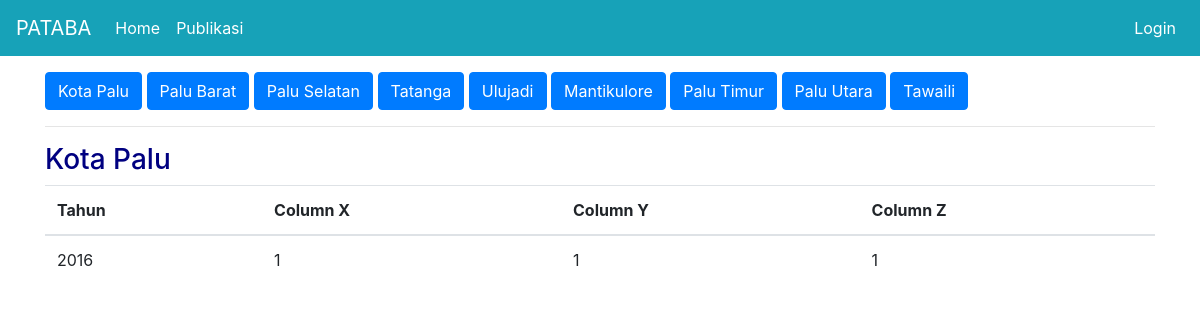
The page /publikasi/b on the database as committed earlier.
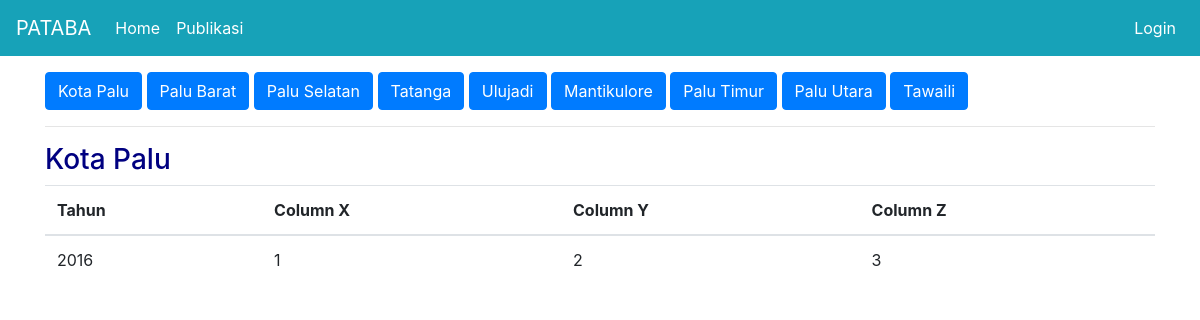
The same page on the database as committed later.
### publication/models.py (models this page shows)
class DinasB(db.Model):
  id = db.Column(db.Integer(), primary_key=True)
  tahun = db.Column(db.String(length=4), nullable=False)
  col1 = db.Column(db.Integer())
  col2 = db.Column(db.Integer())
  col3 = db.Column(db.Integer())
  district_id = db.Column(db.Integer(), db.ForeignKey('districts.id'), nullable=True)

### publication/routes.py (the view)
@app.route('/publikasi/b')
def dinas_b():
  data = DinasB.query.filter_by(district_id=None).order_by(DinasB.tahun).all()
  return render_template('dinas_b.html', data=data)

### publication/templates/dinas_b.html (shortened to what this page needs)
{% extends 'base.html' %}
{% block content %}
  <div class="container">
    <a href="{{ url_for('dinas_b') }}" class="btn btn-primary">Kota Palu</a>
    <a href="{{ url_for('dinas_b_kec', district_id=1) }}" class="btn btn-primary">Palu Barat</a>
    <a href="{{ url_for('dinas_b_kec', district_id=2) }}" class="btn btn-primary">Palu Selatan</a>
    <a href="{{ url_for('dinas_b_kec', district_id=3) }}" class="btn btn-primary">Tatanga</a>
    <a href="{{ url_for('dinas_b_kec', district_id=4) }}" class="btn btn-primary">Ulujadi</a>
    <a href="{{ url_for('dinas_b_kec', district_id=5) }}" class="btn btn-primary">Mantikulore</a>
    <a href="{{ url_for('dinas_b_kec', district_id=6) }}" class="btn btn-primary">Palu Timur</a>
    <a href="{{ url_for('dinas_b_kec', district_id=7) }}" class="btn btn-primary">Palu Utara</a>
    <a href="{{ url_for('dinas_b_kec', district_id=8) }}" class="btn btn-primary">Tawaili</a>
    <hr>
    <h3>Kota Palu</h3>
    <table class="table">
      <thead>
        <tr>
          <th scope="col">Tahun</th>
          <th scope="col">Column X</th>
          <th scope="col">Column Y</th>
          <th scope="col">Column Z</th>
        </tr>
      </thead>
      <tbody>
        {% for d in data %}
        <tr>
            <td>{{ d.tahun }}</td>
            <td>{{ d.col1 }}</td>
            <td>{{ d.col2 }}</td>
            <td>{{ d.col3 }}</td>
        {% endfor %}
      </tbody>
    </table>
  </div>
{% endblock %}

### publication/templates/base.html (shortened to what this page needs)
<!doctype html>
<html lang="en">
  <head>
    <link rel="stylesheet" href="https://cdn.jsdelivr.net/npm/bootstrap@4.5.3/dist/css/bootstrap.min.css">
    <link rel="stylesheet" href="{{ url_for('static', filename='css/style.css') }}">
  </head>
  <body>
    <nav class="navbar navbar-expand-md navbar-dark bg-info my-navbar">
      <a class="navbar-brand" href="#">PATABA</a>
      <div class="collapse navbar-collapse" id="navbarNav">
        <ul class="navbar-nav mr-auto">
          <li class="nav-item active">
              <a class="nav-link" href="{{ url_for('home_page') }}">Home <span class="sr-only">(current)</span></a>
          </li>
          <li class="nav-item active">
            <a class="nav-link" href="{{ url_for('publikasi_page') }}">Publikasi</a>
          </li>
        </ul>
        {% if current_user.is_authenticated %}
          <ul class="navbar-nav">
            <li class="nav-item active">
                <a class="nav-link">Welcome, {{ current_user.name }}</a>
            </li>
            <li class="nav-item active">
                <a class="nav-link" href="{{ url_for('logout_page') }}">Logout</a>
            </li>
          </ul>
        {% else %}
          <ul class="navbar-nav">
            <li class="nav-item active">
                <a class="nav-link" href="{{ url_for('login_page') }}">Login</a>
            </li>
          </ul>
        {% endif %}
      </div>
    </nav>
    {% block content %}
    {% endblock %}
  </body>
</html>

### publication/static/css/style.css (style rules this page uses)
body { background-color: white; color: navy; }

Rows that differ between the two databases and show on the page:
removed DinasB: tahun "2016", col1 "1", col2 "1", col3 "1"
added DinasB: tahun "2016", col1 "1", col2 "2", col3 "3"
